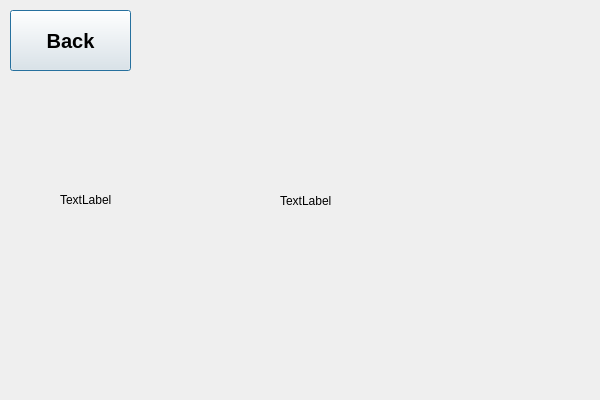
<?xml version="1.0" encoding="UTF-8"?>
<ui version="4.0">
 <class>Dialog</class>
 <widget class="QDialog" name="Dialog">
  <property name="geometry">
   <rect>
    <x>0</x>
    <y>0</y>
    <width>600</width>
    <height>400</height>
   </rect>
  </property>
  <property name="windowTitle">
   <string>Dialog</string>
  </property>
  <widget class="QPushButton" name="btn_back">
   <property name="geometry">
    <rect>
     <x>10</x>
     <y>10</y>
     <width>121</width>
     <height>61</height>
    </rect>
   </property>
   <property name="font">
    <font>
     <pointsize>15</pointsize>
     <weight>75</weight>
     <bold>true</bold>
    </font>
   </property>
   <property name="text">
    <string>Back</string>
   </property>
  </widget>
  <widget class="QLabel" name="label_icon1">
   <property name="geometry">
    <rect>
     <x>60</x>
     <y>110</y>
     <width>180</width>
     <height>180</height>
    </rect>
   </property>
   <property name="text">
    <string>TextLabel</string>
   </property>
  </widget>
  <widget class="QLabel" name="label_text">
   <property name="geometry">
    <rect>
     <x>280</x>
     <y>100</y>
     <width>281</width>
     <height>201</height>
    </rect>
   </property>
   <property name="frameShadow">
    <enum>QFrame::Plain</enum>
   </property>
   <property name="text">
    <string>TextLabel</string>
   </property>
  </widget>
 </widget>
 <resources/>
 <connections/>
</ui>
